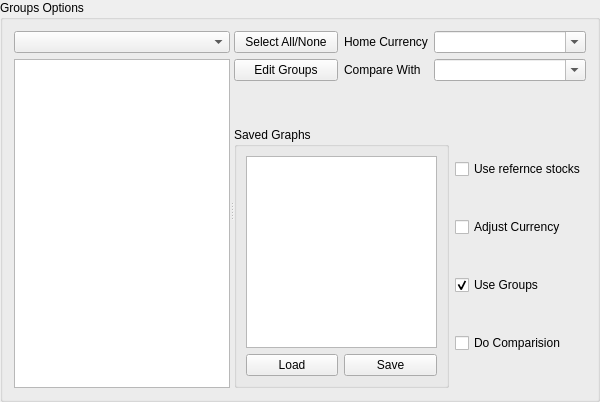
            <widget class="QGroupBox" name="groupBox_8">
             <property name="minimumSize">
              <size>
               <width>600</width>
               <height>0</height>
              </size>
             </property>
             <property name="maximumSize">
              <size>
               <width>200</width>
               <height>16777215</height>
              </size>
             </property>
             <property name="title">
              <string>Groups Options</string>
             </property>
             <layout class="QHBoxLayout" name="horizontalLayout_17">
              <item>
               <widget class="QSplitter" name="splitter_10">
                <property name="orientation">
                 <enum>Qt::Horizontal</enum>
                </property>
                <widget class="QWidget" name="layoutWidget_6">
                 <layout class="QVBoxLayout" name="groups_lay_2">
                  <item>
                   <widget class="QComboBox" name="categoryCombo"/>
                  </item>
                  <item>
                   <widget class="QListWidget" name="groups">
                    <property name="minimumSize">
                     <size>
                      <width>0</width>
                      <height>50</height>
                     </size>
                    </property>
                   </widget>
                  </item>
                 </layout>
                </widget>
                <widget class="QWidget" name="layoutWidget_2">
                 <layout class="QGridLayout" name="gridLayout_11">
                  <item row="1" column="1">
                   <spacer name="verticalSpacer_5">
                    <property name="orientation">
                     <enum>Qt::Vertical</enum>
                    </property>
                    <property name="sizeHint" stdset="0">
                     <size>
                      <width>20</width>
                      <height>40</height>
                     </size>
                    </property>
                   </spacer>
                  </item>
                  <item row="0" column="1" colspan="2">
                   <layout class="QFormLayout" name="formLayout_9">
                    <item row="0" column="0">
                     <widget class="QLabel" name="label_21">
                      <property name="text">
                       <string>Home Currency</string>
                      </property>
                     </widget>
                    </item>
                    <item row="0" column="1">
                     <widget class="QComboBox" name="home_currency_combo">
                      <property name="editable">
                       <bool>true</bool>
                      </property>
                     </widget>
                    </item>
                    <item row="1" column="0">
                     <widget class="QLabel" name="label_22">
                      <property name="text">
                       <string>Compare With</string>
                      </property>
                     </widget>
                    </item>
                    <item row="1" column="1">
                     <widget class="QComboBox" name="comparebox">
                      <property name="editable">
                       <bool>true</bool>
                      </property>
                      <property name="insertPolicy">
                       <enum>QComboBox::InsertAlphabetically</enum>
                      </property>
                      <property name="sizeAdjustPolicy">
                       <enum>QComboBox::AdjustToContents</enum>
                      </property>
                     </widget>
                    </item>
                   </layout>
                  </item>
                  <item row="0" column="0">
                   <layout class="QVBoxLayout" name="verticalLayout_9">
                    <item>
                     <widget class="QPushButton" name="selectallnone">
                      <property name="text">
                       <string>Select All/None</string>
                      </property>
                     </widget>
                    </item>
                    <item>
                     <widget class="QPushButton" name="edit_groupBtn">
                      <property name="text">
                       <string>Edit Groups</string>
                      </property>
                     </widget>
                    </item>
                   </layout>
                  </item>
                  <item row="2" column="2">
                   <layout class="QVBoxLayout" name="checkboxeslay_2">
                    <item>
                     <widget class="QCheckBox" name="usereferncestock">
                      <property name="text">
                       <string>Use refernce stocks</string>
                      </property>
                     </widget>
                    </item>
                    <item>
                     <widget class="QCheckBox" name="adjust_currency">
                      <property name="text">
                       <string>Adjust Currency</string>
                      </property>
                     </widget>
                    </item>
                    <item>
                     <widget class="QCheckBox" name="use_groups">
                      <property name="text">
                       <string>Use Groups</string>
                      </property>
                      <property name="checked">
                       <bool>true</bool>
                      </property>
                     </widget>
                    </item>
                    <item>
                     <widget class="QCheckBox" name="COMPARE">
                      <property name="text">
                       <string>Do Comparision</string>
                      </property>
                     </widget>
                    </item>
                   </layout>
                  </item>
                  <item row="2" column="0" colspan="2">
                   <widget class="QGroupBox" name="groupBox">
                    <property name="title">
                     <string>Saved Graphs</string>
                    </property>
                    <layout class="QGridLayout" name="gridLayout_12">
                     <item row="1" column="1">
                      <widget class="QPushButton" name="save_graph_btn">
                       <property name="text">
                        <string>Save</string>
                       </property>
                      </widget>
                     </item>
                     <item row="1" column="0">
                      <widget class="QPushButton" name="load_graph_btn">
                       <property name="text">
                        <string>Load</string>
                       </property>
                      </widget>
                     </item>
                     <item row="0" column="0" colspan="2">
                      <widget class="QFrame" name="frame">
                       <layout class="QFormLayout" name="summary_form_2">
                        <property name="horizontalSpacing">
                         <number>0</number>
                        </property>
                        <property name="verticalSpacing">
                         <number>0</number>
                        </property>
                        <property name="leftMargin">
                         <number>0</number>
                        </property>
                        <property name="topMargin">
                         <number>0</number>
                        </property>
                        <property name="rightMargin">
                         <number>0</number>
                        </property>
                        <property name="bottomMargin">
                         <number>0</number>
                        </property>
                        <item row="0" column="1">
                         <widget class="QListWidget" name="graphList"/>
                        </item>
                       </layout>
                      </widget>
                     </item>
                    </layout>
                   </widget>
                  </item>
                 </layout>
                </widget>
               </widget>
              </item>
             </layout>
            </widget>
